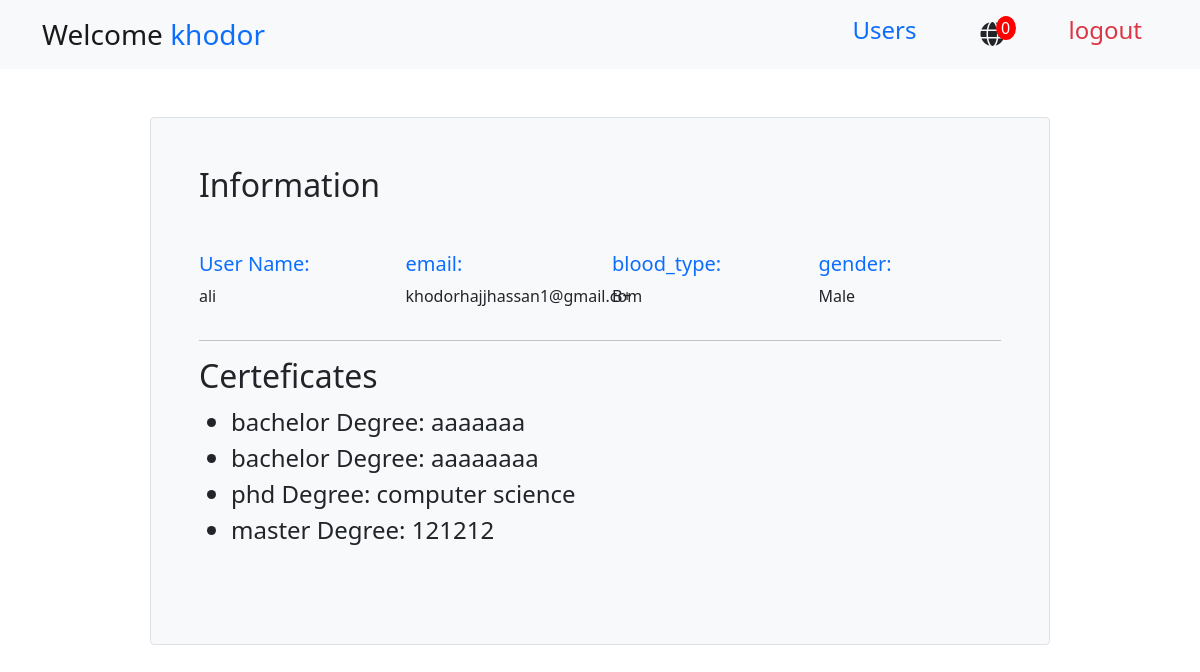
The app's page /admin/user_details.php?user_id=10 (signed in) with its own data.
### tables this page shows
CREATE TABLE `users` (
  `user_id` int(11) NOT NULL,
  `name` varchar(255) NOT NULL,
  `email` varchar(255) NOT NULL,
  `password` varchar(255) NOT NULL,
  `blood_type` varchar(255) NOT NULL,
  `gender` varchar(20) NOT NULL,
  `is_approved` int(1) NOT NULL,
  `is_admin` int(1) NOT NULL,
  `last_login` datetime DEFAULT NULL
);

CREATE TABLE `usercertificates` (
  `userCertificates_id` int(11) NOT NULL,
  `user_id` int(11) DEFAULT NULL,
  `certificate_id` int(11) DEFAULT NULL,
  `degree_name` varchar(255) DEFAULT NULL,
  `degreeURL` blob DEFAULT NULL
);

CREATE TABLE `certificates` (
  `certificates_id` int(11) NOT NULL,
  `certificates_name` varchar(255) DEFAULT NULL
);

### admin/user_details.php (the view, shortened to what this page needs)
<?php
include_once('../config.php');
if (isset($_GET['user_id'])) {
    $userId = $_GET['user_id'];
    $sql = "select * from users WHERE user_id = $userId";
    $result = mysqli_query($conn, $sql) or die("Selecting user profile failed");
    $row1 = mysqli_fetch_array($result);
    $query = "SELECT c.certificates_name, uc.degree_name
              FROM usercertificates uc
              JOIN certificates c ON uc.certificate_id = c.certificates_id
              WHERE uc.user_id = $userId";
    $result = mysqli_query($conn, $query) or die("Selecting user certificates failed");
    $certificates = array();
    while ($row2 = mysqli_fetch_array($result)) {
        $certificates[] = array(
            'certificates_name' => $row2['certificates_name'],
            'degree_name' => $row2['degree_name']
        );
    }
} else {
    echo "User ID not provided.";
}
?>
<!DOCTYPE html>
<html lang="en">
<head>
</head>
<body>
<?php include_once('./dashboard.php') ?>
<div class="container p-5 w-75 border mt-5 bg-light box-shadow rounded">
<h2>Information</h2>
    <div class="row mt-5">
        <div class="col-md-3 col-sm-6 ">
            <h5 class="text-primary ">User Name:</h5>
            <p><?php echo $row1['name']?></p>
        </div>
        <div class="col-md-3 col-sm-6 ">
            <h5 class="text-primary ">email:</h5>
            <p><?php echo $row1['email']?></p>
        </div>
        <div class="col-md-3 col-sm-6 ">
            <h5 class="text-primary ">blood_type:</h5>
            <p><?php echo $row1['blood_type']?></p>
        </div>
        <div class="col-md-3 col-sm-6 ">
            <h5 class="text-primary ">gender:</h5>
            <p><?php echo $row1['gender']?></p>
        </div>
    </div>
    <hr>
    <h2>Certeficates</h2>
    <div class="mb-5">
    <ul>
        <?php
        foreach ($certificates as $certificate) {
            echo "<li class='fs-4'> " . $certificate['certificates_name'] . " Degree: " . $certificate['degree_name'] . "</li>";
        }
        ?>
    </ul>
    </div>
</div>
</body>
</html>

### admin/dashboard.php (shortened to what this page needs)
<?php
include_once('../config.php');
$id = $_SESSION['id'];
if(isset($_SESSION['id'])&& ($_SESSION['is_admin']==1))
{
    $query = "select * from users WHERE user_id = $id";
    $result = mysqli_query($conn, $query) or die("Selecting user profile failed");
    $row = mysqli_fetch_array($result);
}
else
{
  header('location:../index.php?msg=please_login');
    mysqli_close($conn);
}
$host = $_SERVER['HTTP_HOST'];
$jsonData = file_get_contents("http://$host/task/api/admin/viewNewUser.php");
$data = json_decode($jsonData, true);
$count= count($data)
?>
<!DOCTYPE html>
<html lang="en">
<head>
    <link href="https://cdn.jsdelivr.net/npm/bootstrap@5.0.2/dist/css/bootstrap.min.css" rel="stylesheet">
    <link rel="stylesheet" href="https://cdnjs.cloudflare.com/ajax/libs/font-awesome/6.4.2/css/all.min.css" />
</head>
<body>
    <nav class="navbar navbar-expand-lg navbar-light bg-light">
        <div class="container-fluid container">
          <a class="navbar-brand fs-3" href="stats.php">Welcome <span class="text-primary"><?php echo $row['name']?></span></a>
          <div class="collapse navbar-collapse" id="navbarTogglerDemo02">
            <div class="d-flex align-items-center gap-5">
                <h4 class="fs-4 font-weight-light"> <a class="nav-link  text-primary" aria-current="page" href="./allUsers.php">Users</a></h4>
                <div style="position:relative">
                  <a class="text-dark fs-4" href="newUsers.php"><i class="fa-solid fa-globe"></i></a>
                  <span class="notification"><?php echo $count ?></span>
                </div>
                <h4 class="fs-4 font-weight-light"> <a class="nav-link  text-danger" aria-current="page" href="../logout.php">logout</a></h4>
            </div>
          </div>
        </div>
      </nav>
</body>
</html>

### admin/dashboard.php (style rules this page uses)
.notification { content:""; width: 20px; heigth:20px; background-color:red; border-radius:50%; position:absolute; top:1; left:15px; color:white; line-heigth:20px; text-align:center; }

### records on screen
users: name "khodor"
users: name "ali", email "khodorhajjhassan1@gmail.com", blood_type "B+", gender "Male"
usercertificates: certificate.certificates_name "bachelor", degree_name "aaaaaaa"
usercertificates: certificate.certificates_name "bachelor", degree_name "aaaaaaaa"
usercertificates: certificate.certificates_name "phd", degree_name "computer science"
usercertificates: certificate.certificates_name "master", degree_name "121212"

### other values on screen
$count "0"
